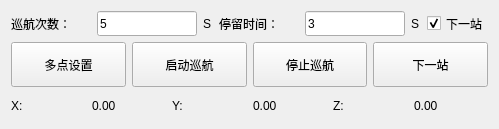
          <widget class="QWidget" name="page">
           <layout class="QHBoxLayout" name="horizontalLayout_122">
            <item>
             <layout class="QVBoxLayout" name="verticalLayout_54">
              <item>
               <layout class="QHBoxLayout" name="horizontalLayout_119">
                <item>
                 <widget class="QLabel" name="label_289">
                  <property name="minimumSize">
                   <size>
                    <width>80</width>
                    <height>25</height>
                   </size>
                  </property>
                  <property name="maximumSize">
                   <size>
                    <width>80</width>
                    <height>25</height>
                   </size>
                  </property>
                  <property name="text">
                   <string>巡航次数：</string>
                  </property>
                 </widget>
                </item>
                <item>
                 <widget class="QLineEdit" name="lineEdit_points_nav_num_2">
                  <property name="minimumSize">
                   <size>
                    <width>100</width>
                    <height>25</height>
                   </size>
                  </property>
                  <property name="maximumSize">
                   <size>
                    <width>100</width>
                    <height>25</height>
                   </size>
                  </property>
                  <property name="text">
                   <string>5</string>
                  </property>
                 </widget>
                </item>
                <item>
                 <widget class="QLabel" name="label_290">
                  <property name="minimumSize">
                   <size>
                    <width>10</width>
                    <height>25</height>
                   </size>
                  </property>
                  <property name="maximumSize">
                   <size>
                    <width>10</width>
                    <height>25</height>
                   </size>
                  </property>
                  <property name="text">
                   <string>S</string>
                  </property>
                 </widget>
                </item>
                <item>
                 <widget class="QLabel" name="label_291">
                  <property name="minimumSize">
                   <size>
                    <width>80</width>
                    <height>25</height>
                   </size>
                  </property>
                  <property name="maximumSize">
                   <size>
                    <width>80</width>
                    <height>25</height>
                   </size>
                  </property>
                  <property name="text">
                   <string>停留时间：</string>
                  </property>
                 </widget>
                </item>
                <item>
                 <widget class="QLineEdit" name="lineEdit_points_nav_stop_time_2">
                  <property name="minimumSize">
                   <size>
                    <width>100</width>
                    <height>25</height>
                   </size>
                  </property>
                  <property name="maximumSize">
                   <size>
                    <width>100</width>
                    <height>25</height>
                   </size>
                  </property>
                  <property name="text">
                   <string>3</string>
                  </property>
                 </widget>
                </item>
                <item>
                 <widget class="QLabel" name="label_292">
                  <property name="minimumSize">
                   <size>
                    <width>10</width>
                    <height>25</height>
                   </size>
                  </property>
                  <property name="maximumSize">
                   <size>
                    <width>10</width>
                    <height>25</height>
                   </size>
                  </property>
                  <property name="text">
                   <string>S</string>
                  </property>
                 </widget>
                </item>
                <item>
                 <widget class="QCheckBox" name="checkBox_nav_next_flag_2">
                  <property name="minimumSize">
                   <size>
                    <width>0</width>
                    <height>25</height>
                   </size>
                  </property>
                  <property name="maximumSize">
                   <size>
                    <width>16777215</width>
                    <height>25</height>
                   </size>
                  </property>
                  <property name="text">
                   <string>下一站</string>
                  </property>
                  <property name="checked">
                   <bool>true</bool>
                  </property>
                 </widget>
                </item>
               </layout>
              </item>
              <item>
               <layout class="QHBoxLayout" name="horizontalLayout_120">
                <item>
                 <widget class="QPushButton" name="points_nav_btn_2">
                  <property name="minimumSize">
                   <size>
                    <width>0</width>
                    <height>45</height>
                   </size>
                  </property>
                  <property name="maximumSize">
                   <size>
                    <width>16777215</width>
                    <height>45</height>
                   </size>
                  </property>
                  <property name="styleSheet">
                   <string notr="true">    QPushButton#points_nav_btn{
	border-radius: 8px;
    color: white;
    padding: 4px 8px;
    text-align: center;
    text-decoration: none;
    font-size: 21px;
    margin: 4px 2px;
    background-color: white;
    color: black;
    border: 2px solid #008cba;
}
QPushButton#points_nav_btn:hover {
    background-color: #008cba;
    color: white;
}
QPushButton#points_nav_btn:pressed {
    background-color: #06AD56;
}
</string>
                  </property>
                  <property name="text">
                   <string>多点设置</string>
                  </property>
                 </widget>
                </item>
                <item>
                 <widget class="QPushButton" name="start_points_nav_btn_2">
                  <property name="minimumSize">
                   <size>
                    <width>0</width>
                    <height>45</height>
                   </size>
                  </property>
                  <property name="maximumSize">
                   <size>
                    <width>16777215</width>
                    <height>45</height>
                   </size>
                  </property>
                  <property name="styleSheet">
                   <string notr="true">    QPushButton#start_points_nav_btn {
	border-radius: 8px;
    color: white;
    padding: 4px 8px;
    text-align: center;
    text-decoration: none;
    font-size: 21px;
    margin: 4px 2px;
    background-color: white;
    color: black;
    border: 2px solid #008cba;
}
QPushButton#start_points_nav_btn:hover {
    background-color: #008cba;
    color: white;
}
QPushButton#start_points_nav_btn:pressed {
    background-color: #06AD56;
}
</string>
                  </property>
                  <property name="text">
                   <string>启动巡航</string>
                  </property>
                 </widget>
                </item>
                <item>
                 <widget class="QPushButton" name="stop_nav_points_btn_2">
                  <property name="minimumSize">
                   <size>
                    <width>0</width>
                    <height>45</height>
                   </size>
                  </property>
                  <property name="maximumSize">
                   <size>
                    <width>16777215</width>
                    <height>45</height>
                   </size>
                  </property>
                  <property name="styleSheet">
                   <string notr="true">    QPushButton#stop_nav_points_btn {
	border-radius: 8px;
    color: white;
    padding: 4px 8px;
    text-align: center;
    text-decoration: none;
    font-size: 21px;
    margin: 4px 2px;
    background-color: white;
    color: black;
    border: 2px solid #008cba;
}
QPushButton#stop_nav_points_btn:hover {
    background-color: #008cba;
    color: white;
}
QPushButton#stop_nav_points_btn:pressed {
    background-color: #06AD56;
}
</string>
                  </property>
                  <property name="text">
                   <string>停止巡航</string>
                  </property>
                 </widget>
                </item>
                <item>
                 <widget class="QPushButton" name="next_nav_points_btn_2">
                  <property name="minimumSize">
                   <size>
                    <width>0</width>
                    <height>45</height>
                   </size>
                  </property>
                  <property name="maximumSize">
                   <size>
                    <width>16777215</width>
                    <height>45</height>
                   </size>
                  </property>
                  <property name="styleSheet">
                   <string notr="true">    QPushButton#next_nav_points_btn {
	border-radius: 8px;
    color: white;
    padding: 4px 8px;
    text-align: center;
    text-decoration: none;
    font-size: 21px;
    margin: 4px 2px;
    background-color: white;
    color: black;
    border: 2px solid #008cba;
}
QPushButton#next_nav_points_btn:hover {
    background-color: #008cba;
    color: white;
}
QPushButton#next_nav_points_btn:pressed {
    background-color: #06AD56;
}
</string>
                  </property>
                  <property name="text">
                   <string>下一站</string>
                  </property>
                 </widget>
                </item>
               </layout>
              </item>
              <item>
               <layout class="QVBoxLayout" name="verticalLayout_rviz_4"/>
              </item>
              <item>
               <layout class="QHBoxLayout" name="horizontalLayout_121">
                <item>
                 <widget class="QLabel" name="label_23">
                  <property name="minimumSize">
                   <size>
                    <width>0</width>
                    <height>25</height>
                   </size>
                  </property>
                  <property name="maximumSize">
                   <size>
                    <width>16777215</width>
                    <height>25</height>
                   </size>
                  </property>
                  <property name="text">
                   <string>X:</string>
                  </property>
                 </widget>
                </item>
                <item>
                 <widget class="QLabel" name="label_poses_X_2">
                  <property name="minimumSize">
                   <size>
                    <width>0</width>
                    <height>25</height>
                   </size>
                  </property>
                  <property name="maximumSize">
                   <size>
                    <width>16777215</width>
                    <height>25</height>
                   </size>
                  </property>
                  <property name="text">
                   <string>0.00</string>
                  </property>
                 </widget>
                </item>
                <item>
                 <widget class="QLabel" name="label_293">
                  <property name="minimumSize">
                   <size>
                    <width>0</width>
                    <height>25</height>
                   </size>
                  </property>
                  <property name="maximumSize">
                   <size>
                    <width>16777215</width>
                    <height>25</height>
                   </size>
                  </property>
                  <property name="text">
                   <string>Y:</string>
                  </property>
                 </widget>
                </item>
                <item>
                 <widget class="QLabel" name="label_poses_Y_2">
                  <property name="minimumSize">
                   <size>
                    <width>0</width>
                    <height>25</height>
                   </size>
                  </property>
                  <property name="maximumSize">
                   <size>
                    <width>16777215</width>
                    <height>25</height>
                   </size>
                  </property>
                  <property name="text">
                   <string>0.00</string>
                  </property>
                 </widget>
                </item>
                <item>
                 <widget class="QLabel" name="label_294">
                  <property name="minimumSize">
                   <size>
                    <width>0</width>
                    <height>25</height>
                   </size>
                  </property>
                  <property name="maximumSize">
                   <size>
                    <width>16777215</width>
                    <height>25</height>
                   </size>
                  </property>
                  <property name="text">
                   <string>Z:</string>
                  </property>
                 </widget>
                </item>
                <item>
                 <widget class="QLabel" name="label_poses_Z_2">
                  <property name="minimumSize">
                   <size>
                    <width>0</width>
                    <height>25</height>
                   </size>
                  </property>
                  <property name="maximumSize">
                   <size>
                    <width>16777215</width>
                    <height>25</height>
                   </size>
                  </property>
                  <property name="text">
                   <string>0.00</string>
                  </property>
                 </widget>
                </item>
               </layout>
              </item>
             </layout>
            </item>
           </layout>
          </widget>
